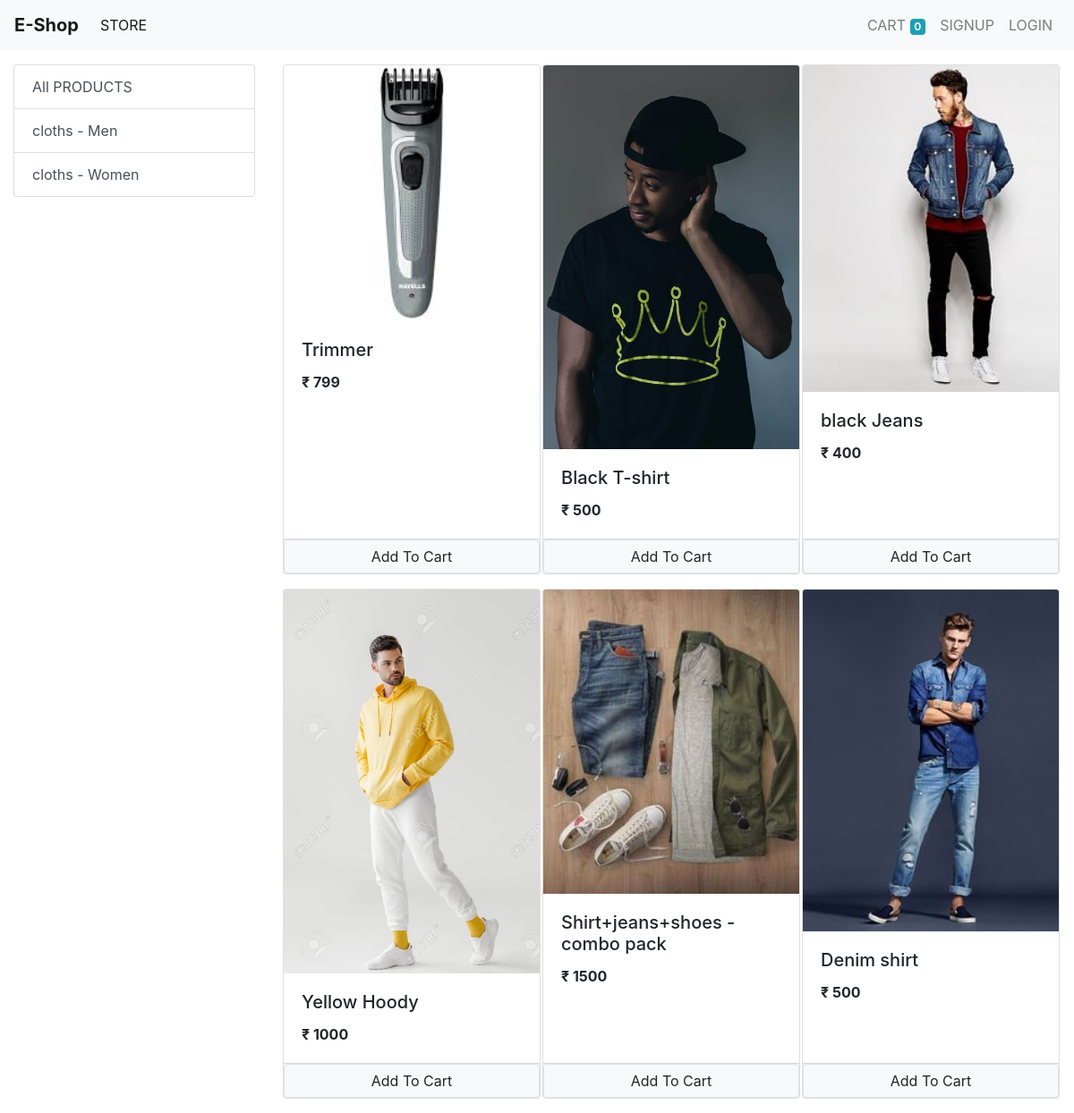
/?category=1, run on the app's committed database.
### store/models/category.py (models this page shows, shortened)
class Category(models.Model):
    name = models.CharField(max_length=20)
    @staticmethod
    def get_all_categories():
        return Category.objects.all()

### store/models/product.py (models this page shows, shortened)
class Product(models.Model):
    name = models.CharField(max_length=50)
    price = models.IntegerField(default=0)
    category = models.ForeignKey(Category , on_delete= models.CASCADE,default=1)
    description = models.CharField(max_length=200,default=0,null=True,blank=True)
    image = models.ImageField(upload_to="uploads/products/")
    @staticmethod
    def get_all_proucts_by_categoryid(category_id):
        if category_id:
            return Product.objects.filter(category = category_id)
        else:
            return Product.get_all_proucts()

### store/views/home.py (the view, shortened to what this page needs)
# urls.py: path('', Index.as_view(), name='homepage'),
class Index(View):
    def get(self,request):
        cart = request.session.get('cart')
        if not cart:
            request.session['cart'] = {}
        products = None
        categories = Category.get_all_categories()
        categoryId = request.GET.get('category')
        if categoryId:
            products = Product.get_all_proucts_by_categoryid(categoryId)
        else:
            products = Product.get_all_proucts()
        data = {}
        data['products'] = products
        data['categories'] = categories
        print('you are : ', request.session.get('email'))
        return render(request, 'index.html', data)

### store/templatetags/cart.py (called while the page is built)
@register.filter(name='is_in_cart')
def is_in_cart(product, cart):
    keys = cart.keys()
    for id in keys:
        if int(id) == product.id:
            return True
    return False

### store/templatetags/custom_filter.py (called while the page is built)
@register.filter(name='currency')
def currency(number):
    return "₹ " + str(number)

### store/templates/index.html (shortened to what this page needs)
{% extends 'base.html' %}
{% block content %}
{% load cart %}
{% load custom_filter %}
<div class="container-fluid mt-3">
    <div class="row">
        <div class="col-lg-3 mx-auto">
            <div class="list-group">
                <a href="/" class="list-group-item list-group-item-action ">All PRODUCTS</a>
                {% for category in categories %}
                <a href="/?category={{category.id}}"
                   class="list-group-item list-group-item-action ">{{category.name}}</a>
                {% endfor %}
            </div>
        </div>
        <div id='products' class="col-lg-9 mx-auto">
            <div class="row mx-auto">
                {% for product in products %}
                <div class="card mx-auto mb-3" id='{{product.id}}' style="width: 18rem;">
                    <img src="{{product.image.url}}" class="card-img-top" alt="card image cap">
                    <div class="card-body">
                        <b><h5 class="card-title">{{product.name}}</h5></b>
                        <p class="card-text"><b>{{product.price|currency}}</b></p>
                    </div>
                    <div class="card-footer p-0 ">
                        {% if product|is_in_cart:request.session.cart %}
                        <div class="row no-gutters  ">
                          <form action="/#{{product.id}}" class="col-2" method="POST">
                            {% csrf_token %}
                            <input hidden type="text" name='product' value='{{product.id}}'>
                            <input hidden type="text" name='remove' value='True'>
                            <input type="submit" value=" - " class=" btn btn-block btn-secondary">
                        </form>
                            <div class="text-center col"> {{product|cart_quantity:request.session.cart}} in cart</div>
                            <form action="/#{{product.id}}" class="col-2" method="POST">
                                {% csrf_token %}
                                <input hidden type="text" name='product' value='{{product.id}}'>
                                <input type="submit" value=" + " class=" btn btn-block btn-secondary">
                            </form>
                        </div>
                        {% else %}
                        <form action="/#{{product.id}}" method="POST" class="btn-block">
                            <input type="submit" class="float-right btn btn-light border form-control"
                                   value="Add To Cart">
                        </form>
                        {% endif %}
                    </div>
                </div>
                {% endfor %}
            </div>
        </div>
    </div>
</div>
{% endblock %}

### data on the page
Category: name "cloths - Men"
Category: name "cloths - Women"
Product: {{ product.id }} 1 (drawn), image (picture), name "Trimmer", price "₹ 799"
Product: image (picture), name "Black T-shirt", price "₹ 500"
Product: image (picture), name "black Jeans", price "₹ 400"
Product: image (picture), name "Yellow Hoody", price "₹ 1000"
Product: image (picture), name "Shirt+jeans+shoes - combo pack", price "₹ 1500"
Product: image (picture), name "Denim shirt", price "₹ 500"

### other printed values
{{ request.session.cart.keys|length }} "0"
